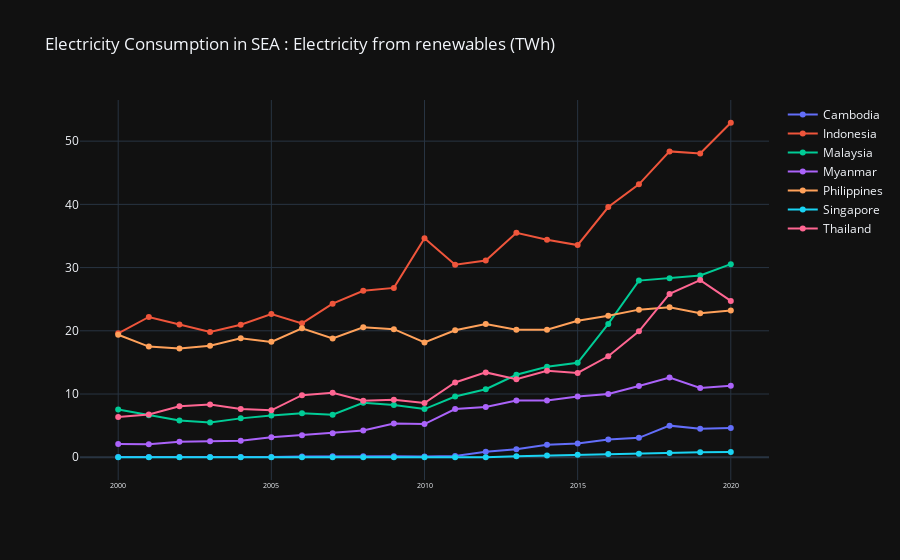

Notebook source saved alongside this figure:
### Code cell
draw_graph(sea,'Electricity from renewables (TWh)',electricity_sea_country_sum)
